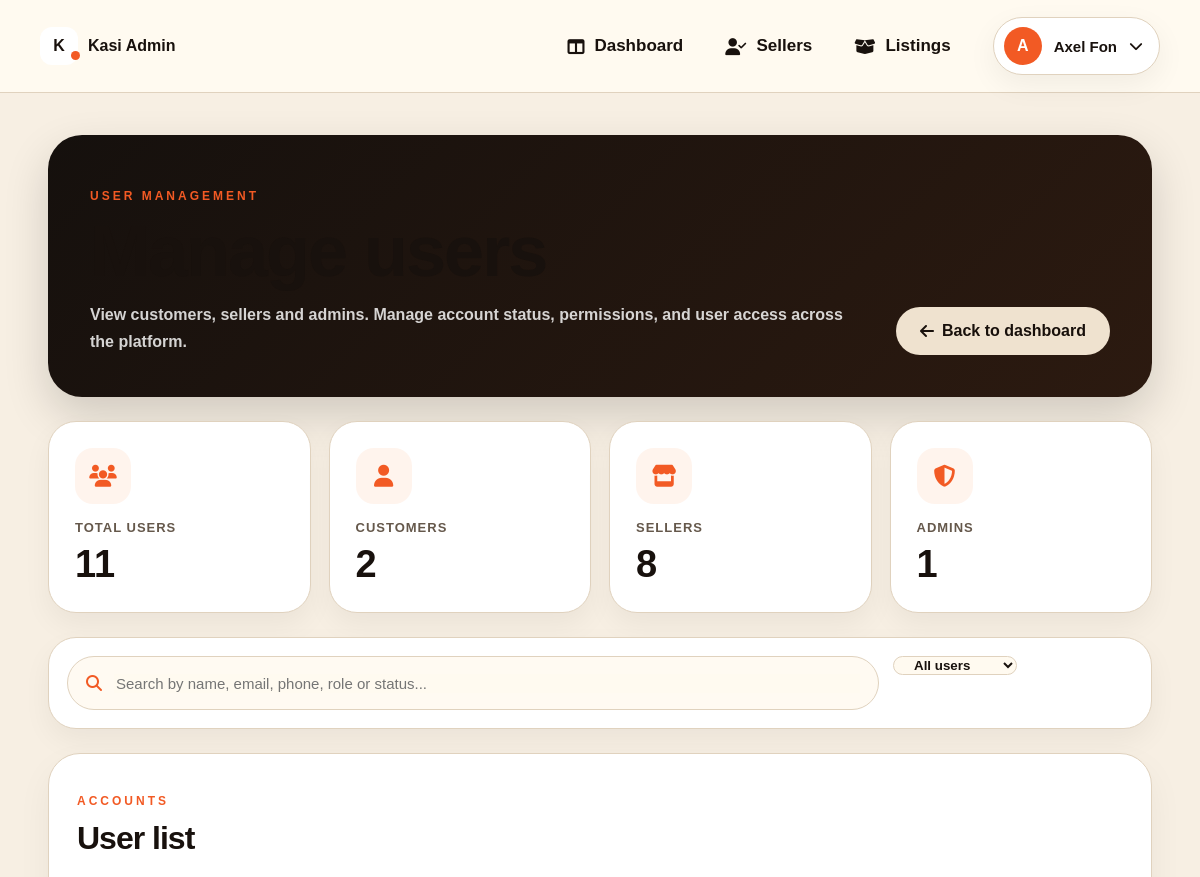
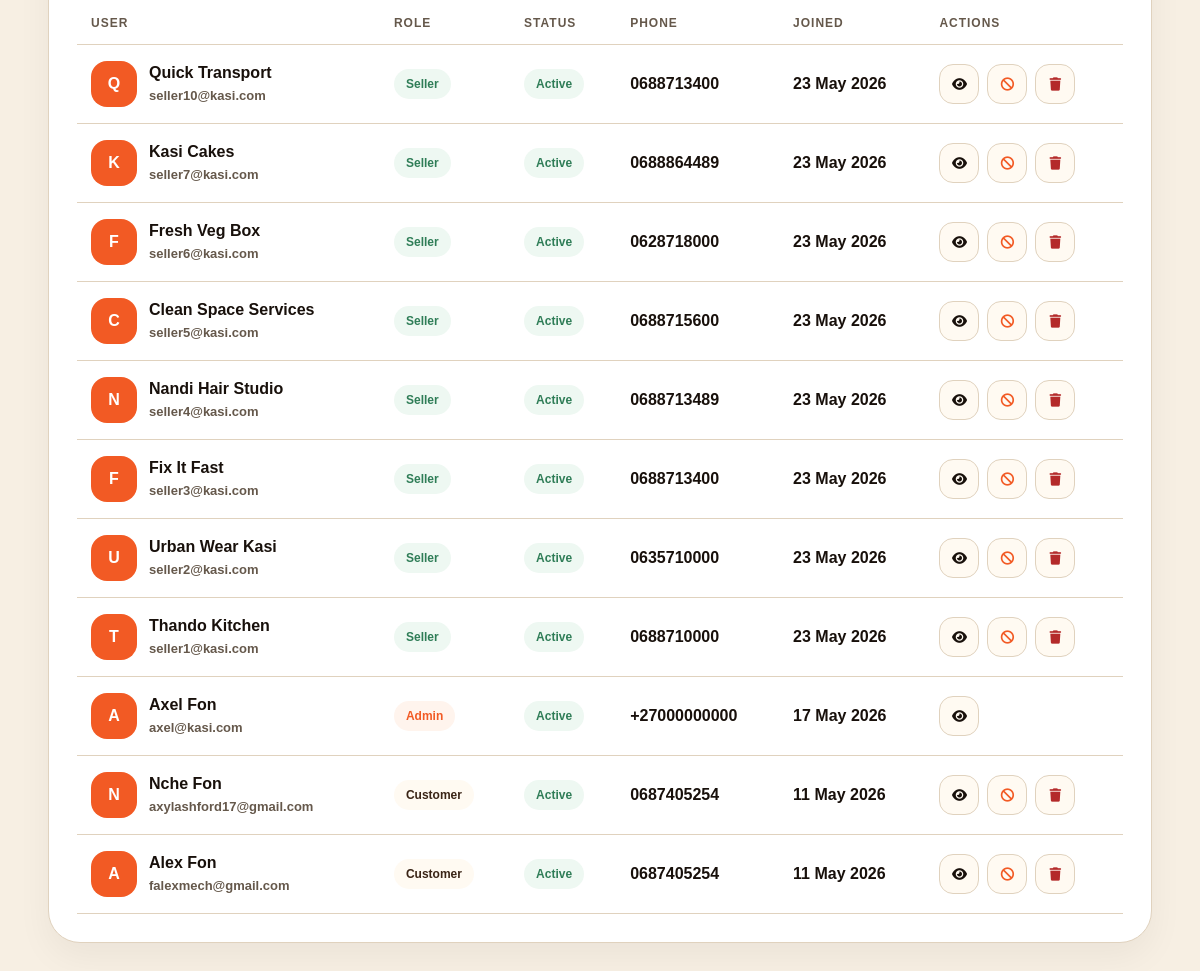
Page /pages/manage-users.php (signed in) on the committed database (2 pictures, top to bottom).
### tables this page shows
CREATE TABLE `users` (
  `id` int(11) NOT NULL,
  `full_name` varchar(120) NOT NULL,
  `email` varchar(150) NOT NULL,
  `phone` varchar(30) NOT NULL,
  `password_hash` varchar(255) NOT NULL,
  `role` enum('customer','seller','admin') NOT NULL DEFAULT 'customer',
  `status` enum('active','pending','blocked') NOT NULL DEFAULT 'active',
  `created_at` timestamp NOT NULL DEFAULT current_timestamp()
);

### pages/manage-users.php (the view, shortened to what this page needs)
<?php
require_once "../includes/db.php";
$fullName = $_SESSION["full_name"] ?? "Admin";
$initial = strtoupper(substr($fullName, 0, 1));
$currentAdminId = (int)$_SESSION["user_id"];
$filter = $_GET["role"] ?? "all";
$search = trim($_GET["q"] ?? "");
$sql = "
  SELECT id, full_name, email, phone, role, status, created_at
  FROM users
  WHERE 1 = 1
";
$params = [];
$sql .= " ORDER BY created_at DESC";
$stmt = $pdo->prepare($sql);
$stmt->execute($params);
$users = $stmt->fetchAll(PDO::FETCH_ASSOC);
$totalUsers = (int)$pdo->query("SELECT COUNT(*) FROM users")->fetchColumn();
$totalCustomers = (int)$pdo->query("SELECT COUNT(*) FROM users WHERE role = 'customer'")->fetchColumn();
$totalSellers = (int)$pdo->query("SELECT COUNT(*) FROM users WHERE role = 'seller'")->fetchColumn();
$totalAdmins = (int)$pdo->query("SELECT COUNT(*) FROM users WHERE role = 'admin'")->fetchColumn();
function roleClass($role) {
  if ($role === "admin") return "admin";
  if ($role === "seller") return "seller";
  return "customer";
}
function statusClass($status) {
  if ($status === "active") return "active";
  return "blocked";
}
?>
<!DOCTYPE html>
<html lang="en">
<head>
  <link rel="stylesheet" href="../assets/css/style.css?v=630">
  <link rel="stylesheet" href="../assets/css/manage-users.css?v=3">
  <link rel="stylesheet"
  href="https://cdnjs.cloudflare.com/ajax/libs/font-awesome/6.5.1/css/all.min.css">
</head>
<body>
<header class="site-header">
  <div class="container nav-row">
    <div class="logo">
      <div class="logo-mark">K</div>
      <span>Kasi Admin</span>
    </div>
    <nav class="main-nav logged-nav">
      <a href="admin-dashboard.php">
        <i class="fa-solid fa-table-columns"></i>
        Dashboard
      </a>
      <a href="approve-sellers.php">
        <i class="fa-solid fa-user-check"></i>
        Sellers
      </a>
      <a href="approve-listings.php">
        <i class="fa-solid fa-box-open"></i>
        Listings
      </a>
      <div class="profile-menu">
        <button class="profile-toggle" type="button">
          <span class="profile-avatar-sm">
            <?= htmlspecialchars($initial) ?>
          </span>
          <span class="profile-name">
            <?= htmlspecialchars($fullName) ?>
          </span>
          <i class="fa-solid fa-chevron-down"></i>
        </button>
      </div>
    </nav>
  </div>
</header>
<main class="users-page">
  <div class="users-container">
    <section class="users-hero">
      <div>
        <p class="eyebrow">USER MANAGEMENT</p>
        <h1>Manage users</h1>
        <p>
          View customers, sellers and admins.
          Manage account status, permissions,
          and user access across the platform.
        </p>
      </div>
      <a href="admin-dashboard.php" class="btn btn-light">
        <i class="fa-solid fa-arrow-left"></i>
        Back to dashboard
      </a>
    </section>
    <section class="users-stats">
      <div class="user-stat-card">
        <i class="fa-solid fa-users"></i>
        <span>Total Users</span>
        <strong><?= (int)$totalUsers ?></strong>
      </div>
      <div class="user-stat-card">
        <i class="fa-solid fa-user"></i>
        <span>Customers</span>
        <strong><?= (int)$totalCustomers ?></strong>
      </div>
      <div class="user-stat-card">
        <i class="fa-solid fa-store"></i>
        <span>Sellers</span>
        <strong><?= (int)$totalSellers ?></strong>
      </div>
      <div class="user-stat-card">
        <i class="fa-solid fa-shield-halved"></i>
        <span>Admins</span>
        <strong><?= (int)$totalAdmins ?></strong>
      </div>
    </section>
    <section class="users-toolbar">
      <form class="users-search" action="manage-users.php" method="GET">
        <i class="fa-solid fa-magnifying-glass"></i>
        <input
          type="text"
          name="q"
          value="<?= htmlspecialchars($search) ?>"
          placeholder="Search by name, email, phone, role or status..."
        >
      </form>
      <form action="manage-users.php" method="GET">
        <select name="role" onchange="this.form.submit()">
          <option value="all" <?= $filter === "all" ? "selected" : "" ?>>All users</option>
        </select>
      </form>
    </section>
    <section class="users-table-card">
      <div class="table-head">
        <div>
          <p class="eyebrow">ACCOUNTS</p>
          <h2>User list</h2>
        </div>
      </div>
      <?php if (count($users) === 0): ?>
        <div class="empty-admin-state">
          <i class="fa-solid fa-users"></i>
          <h3>No users found</h3>
          <p>Try another search or role filter.</p>
        </div>
      <?php else: ?>
        <div class="users-table-wrap">
          <table class="users-table">
            <thead>
              <tr>
                <th>User</th>
                <th>Role</th>
                <th>Status</th>
                <th>Phone</th>
                <th>Joined</th>
                <th>Actions</th>
              </tr>
            </thead>
            <tbody>
              <?php foreach ($users as $user): ?>
                <?php
                  $userInitial = strtoupper(substr($user["full_name"], 0, 1));
                  $isCurrentAdmin = ((int)$user["id"] === $currentAdminId);
                ?>
                <tr>
                  <td>
                    <div class="user-cell">
                      <div class="user-avatar">
                        <?= htmlspecialchars($userInitial) ?>
                      </div>
                      <div>
                        <strong><?= htmlspecialchars($user["full_name"]) ?></strong>
                        <span><?= htmlspecialchars($user["email"]) ?></span>
                      </div>
                    </div>
                  </td>
                  <td>
                    <span class="role-pill <?= htmlspecialchars(roleClass($user["role"])) ?>">
                      <?= ucfirst(htmlspecialchars($user["role"])) ?>
                    </span>
                  </td>
                  <td>
                    <span class="status-pill <?= htmlspecialchars(statusClass($user["status"])) ?>">
                      <?= ucfirst(htmlspecialchars($user["status"])) ?>
                    </span>
                  </td>
                  <td><?= htmlspecialchars($user["phone"] ?: "N/A") ?></td>
                  <td>
                    <?= htmlspecialchars(date("d M Y", strtotime($user["created_at"]))) ?>
                  </td>
                  <td>
                    <div class="table-actions">
                      <button class="icon-btn" type="button" title="View user">
                        <i class="fa-solid fa-eye"></i>
                      </button>
                      <?php if (!$isCurrentAdmin): ?>
                        <?php if ($user["status"] === "blocked"): ?>
                          <form action="../actions/admin/activate-user.php" method="POST">
                            <input type="hidden" name="user_id" value="<?= (int)$user["id"] ?>">
                            <button class="icon-btn success" type="submit" title="Activate user">
                              <i class="fa-solid fa-check"></i>
                            </button>
                          </form>
                        <?php else: ?>
                          <form action="../actions/admin/block-user.php" method="POST">
                            <button class="icon-btn warning" type="submit" title="Block user">
                              <i class="fa-solid fa-ban"></i>
                            </button>
                          </form>
                        <?php endif; ?>
                        <form action="../actions/admin/delete-user.php" method="POST">
                          <button class="icon-btn danger" type="submit" title="Delete user">
                            <i class="fa-solid fa-trash"></i>
                          </button>
                        </form>
                      <?php endif; ?>
                    </div>
                  </td>
                </tr>
              <?php endforeach; ?>
            </tbody>
          </table>
        </div>
      <?php endif; ?>
    </section>
  </div>
</main>
</body>
</html>

### assets/css/style.css (style rules this page uses)
:root { --bg:#f5efe6; --card:#fffaf4; --dark:#18110d; --text:#18110d; --muted:#6b5d50; --line:#eadfd2; --orange:#ff5a1f; }
:root { --bg: #f7efe3; --card: #fffaf0; --dark: #18100b; --brown: #3a2416; --orange: #f25a24; --gold: #f4b532; --green: #2f7d57; --muted: #8b7b68; --line: #e0d2be; --white: #ffffff; --shadow: 0 20px 60px rgba(0,0,0,0.18); }
* { box-sizing: border-box; }
html, body { margin: 0; padding: 0; }
body { font-family: Arial, Helvetica, sans-serif; background: var(--bg); color: var(--dark); }
a { text-decoration: none; color: inherit; }
button, input, select, textarea { font-family: inherit; }
.container { width: min(1180px, calc(100% - 80px)); margin: 0 auto; }
.logo { display: flex; align-items: center; gap: 10px; font-weight: 900; white-space: nowrap; }
.logo-mark { width: 38px; height: 38px; border-radius: 12px; background: var(--white); color: var(--dark); display: grid; place-items: center; font-weight: 900; position: relative; }
.logo-mark::after { content: ""; width: 9px; height: 9px; background: var(--orange); border-radius: 50%; position: absolute; right: -2px; bottom: 5px; }
.btn { border: none; border-radius: 999px; padding: 15px 24px; font-weight: 900; cursor: pointer; min-height: 48px; display: inline-flex; align-items: center; justify-content: center; gap: 8px; }
.btn-light { background: #efe2cf; color: var(--dark); }
.eyebrow { color: var(--orange); font-size: 12px; font-weight: 900; letter-spacing: 3px; }
.site-header { background: var(--bg); border-bottom: 1px solid var(--line); position: sticky; top: 0; z-index: 9999; overflow: visible !important; }
.site-header .container, .nav-row, .logged-nav, .profile-menu { overflow: visible !important; }
.nav-row { min-height: 92px; display: flex; align-items: center; justify-content: space-between; gap: 24px; }
.main-nav, .logged-nav { display: flex; align-items: center; gap: 42px; flex-wrap: nowrap; }
.logged-nav a, .main-nav a { display: inline-flex; align-items: center; gap: 10px; font-size: 17px; font-weight: 900; color: var(--dark); white-space: nowrap; }
.profile-menu { position: relative; z-index: 10000; }
.profile-toggle { height: 62px; padding: 0 20px 0 12px; border: 1px solid var(--line); background: #fff; border-radius: 999px; display: inline-flex; align-items: center; gap: 14px; cursor: pointer; font-size: 17px; font-weight: 900; color: var(--dark); white-space: nowrap; box-shadow: 0 10px 30px rgba(0,0,0,0.06); }
.profile-avatar-sm { width: 42px; height: 42px; border-radius: 50%; background: var(--orange); color: #fff; display: grid; place-items: center; font-size: 18px; font-weight: 900; }
.profile-toggle { height: 58px !important; padding: 0 16px 0 10px !important; gap: 12px !important; }
.profile-avatar-sm { width: 38px !important; height: 38px !important; font-size: 16px !important; }
.profile-name { font-size: 15px !important; font-weight: 800 !important; }
.profile-toggle i { font-size: 14px !important; }
.profile-menu { margin-left: auto; }
html, body { background:var(--bg); color:var(--text); transition:.25s ease; }
.site-header, .profile-card, .dashboard-card, .checkout-card, .product-info-panel, .details-card, .shop-card, .category-card, .admin-card, .seller-card { background:var(--card) !important; border-color:var(--line) !important; }
h1,h2,h3,h4,h5,h6, .logo span, .main-nav a, .profile-name { color:var(--text) !important; }
p, span, small, label { color:var(--muted); }
.form-control, input, select, textarea { background:var(--card) !important; color:var(--text) !important; border-color:var(--line) !important; }
.eyebrow, .section-link, .price-row strong, .shop-info strong { color:var(--orange) !important; }

### rows in the picture
users: full_name "Q", full_name "Quick Transport", email "seller10@kasi.com", role "Seller", status "Active", phone "0688713400", created_at "23 May 2026"
users: full_name "K", full_name "Kasi Cakes", email "seller7@kasi.com", role "Seller", status "Active", phone "0688864489", created_at "23 May 2026"
users: full_name "F", full_name "Fresh Veg Box", email "seller6@kasi.com", role "Seller", status "Active", phone "0628718000", created_at "23 May 2026"
users: full_name "C", full_name "Clean Space Services", email "seller5@kasi.com", role "Seller", status "Active", phone "0688715600", created_at "23 May 2026"
users: full_name "N", full_name "Nandi Hair Studio", email "seller4@kasi.com", role "Seller", status "Active", phone "0688713489", created_at "23 May 2026"
users: full_name "F", full_name "Fix It Fast", email "seller3@kasi.com", role "Seller", status "Active", phone "0688713400", created_at "23 May 2026"
users: full_name "U", full_name "Urban Wear Kasi", email "seller2@kasi.com", role "Seller", status "Active", phone "0635710000", created_at "23 May 2026"
users: full_name "T", full_name "Thando Kitchen", email "seller1@kasi.com", role "Seller", status "Active", phone "0688710000", created_at "23 May 2026"
users: full_name "A", full_name "Axel Fon", email "axel@kasi.com", role "Admin", status "Active", phone "+27000000000", created_at "17 May 2026"
users: full_name "N", full_name "Nche Fon", email "axylashford17@gmail.com", role "Customer", status "Active", phone "0687405254", created_at "11 May 2026"
users: full_name "A", full_name "Alex Fon", email "falexmech@gmail.com", role "Customer", status "Active", phone "0687405254", created_at "11 May 2026"

### other values in the picture
$initial "A"
$fullName "Axel Fon"
$totalUsers "11"
$totalCustomers "2"
$totalSellers "8"
$totalAdmins "1"
